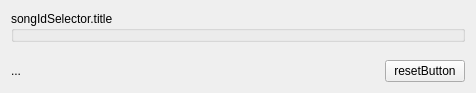
<?xml version="1.0" encoding="UTF-8"?>
<ui version="4.0">
 <class>ChartSelector</class>
 <widget class="QWidget" name="ChartSelector">
  <property name="geometry">
   <rect>
    <x>0</x>
    <y>0</y>
    <width>476</width>
    <height>93</height>
   </rect>
  </property>
  <property name="windowTitle">
   <string notr="true">ChartSelector</string>
  </property>
  <layout class="QVBoxLayout" name="mainVerticalLayout">
   <item>
    <widget class="QGroupBox" name="songIdSelectorGroupBox">
     <property name="title">
      <string>songIdSelector.title</string>
     </property>
     <layout class="QVBoxLayout" name="verticalLayout_3">
      <property name="leftMargin">
       <number>0</number>
      </property>
      <property name="topMargin">
       <number>0</number>
      </property>
      <property name="rightMargin">
       <number>0</number>
      </property>
      <property name="bottomMargin">
       <number>0</number>
      </property>
      <item>
       <widget class="SongIdSelector" name="songIdSelector" native="true"/>
      </item>
     </layout>
    </widget>
   </item>
   <item>
    <widget class="RatingClassSelector" name="ratingClassSelector" native="true"/>
   </item>
   <item>
    <layout class="QHBoxLayout" name="resultsHorizontalLayout">
     <item>
      <widget class="QLabel" name="resultLabel">
       <property name="sizePolicy">
        <sizepolicy hsizetype="Expanding" vsizetype="Preferred">
         <horstretch>0</horstretch>
         <verstretch>0</verstretch>
        </sizepolicy>
       </property>
       <property name="text">
        <string notr="true">...</string>
       </property>
       <property name="textFormat">
        <enum>Qt::RichText</enum>
       </property>
      </widget>
     </item>
     <item>
      <widget class="QPushButton" name="resetButton">
       <property name="text">
        <string>resetButton</string>
       </property>
      </widget>
     </item>
    </layout>
   </item>
  </layout>
 </widget>
 <customwidgets>
  <customwidget>
   <class>RatingClassSelector</class>
   <extends>QWidget</extends>
   <header>ui.implements.components.ratingClassSelector</header>
   <container>1</container>
  </customwidget>
  <customwidget>
   <class>SongIdSelector</class>
   <extends>QWidget</extends>
   <header>ui.implements.components.songIdSelector</header>
   <container>1</container>
  </customwidget>
 </customwidgets>
 <resources/>
 <connections/>
</ui>
